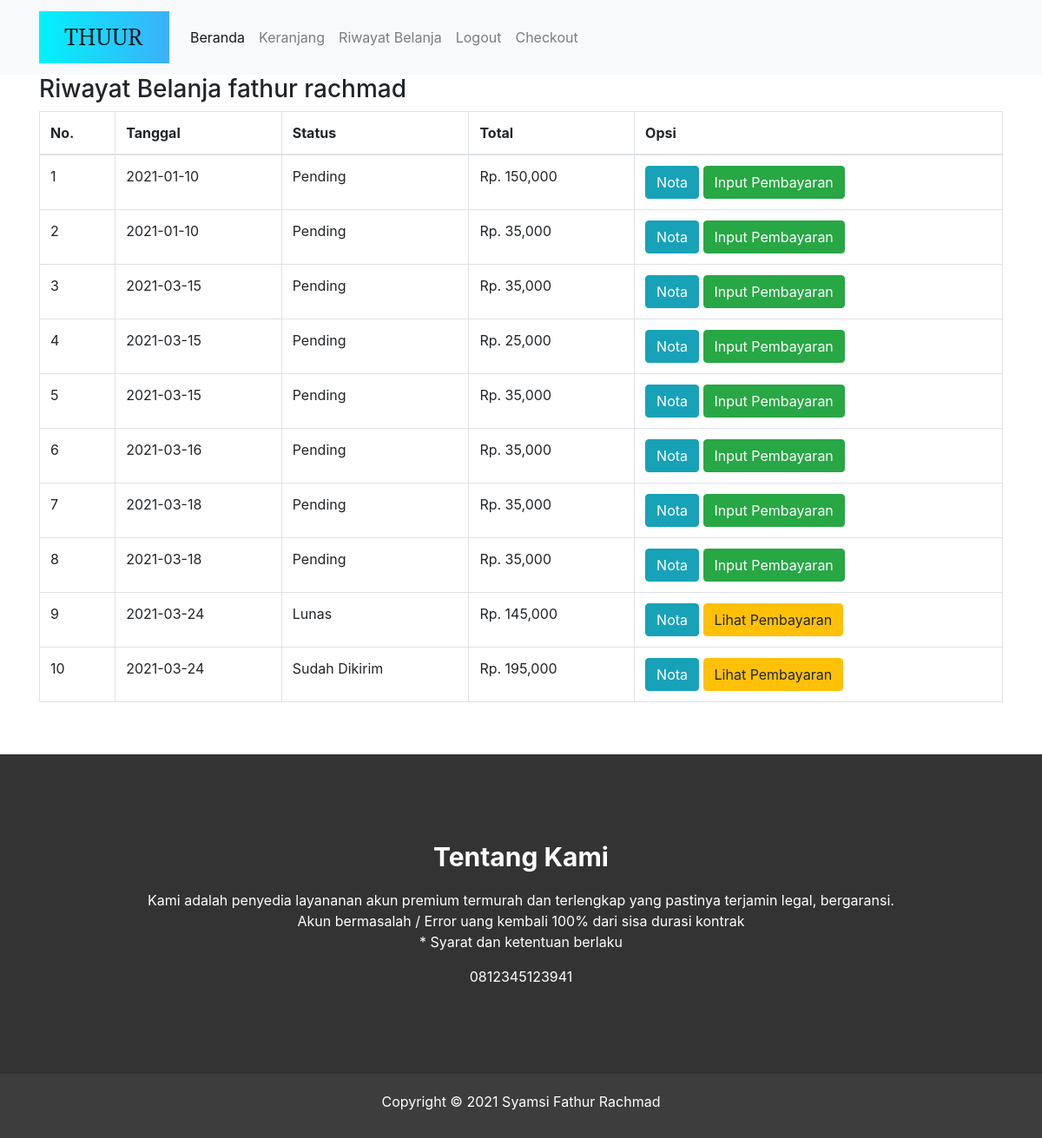
Page /riwayat.php (signed in) on the committed database.
### tables this page shows
CREATE TABLE `pembelian` (
  `id_pembelian` int(11) NOT NULL,
  `id_pelanggan` int(11) NOT NULL,
  `tanggal` date NOT NULL,
  `total` int(11) NOT NULL,
  `status_pembelian` varchar(100) NOT NULL DEFAULT 'Pending'
);

### riwayat.php (the view, shortened to what this page needs)
<?php
include 'koneksi.php';
?>
<!DOCTYPE html>
<html lang="en">
<head>
	<link rel="stylesheet" href="admin/assets/css/bootstrap.css">
	<link rel="stylesheet" href="style.css">
</head>
<body>
	<?php include "menu.php" ?>
	<section class="riwayat">
		<div class="container">
			<h3> Riwayat Belanja <?php echo $_SESSION["pelanggan"]["nama_lengkap"] ?> </h3>
			<table class="table table-bordered">
				<thead>
					<tr>
						<th>No.</th>
						<th>Tanggal</th>
						<th>Status</th>
						<th>Total</th>
						<th>Opsi</th>
					</tr>
				</thead>
				<tbody>
					<?php
					$nomor=1;
					$id_pelanggan = $_SESSION["pelanggan"]["id_pelanggan"];
					$ambil = $koneksi->query("SELECT * FROM pembelian WHERE id_pelanggan='$id_pelanggan'");
					while ($pecah = $ambil->fetch_assoc()) {
					?>
					<tr>
						<td><?php echo $nomor; ?></td>
						<td><?php echo $pecah["tanggal"] ?></td>
						<td><?php echo $pecah["status_pembelian"] ?></td>
						<td>Rp. <?php echo number_format($pecah["total"]) ?></td>
						<td>
							<a href="nota.php?id=<?php echo $pecah["id_pembelian"] ?>" class="btn btn-info">Nota</a>
							<?php if ($pecah['status_pembelian']=="Pending"): ?>
							<a href="pembayaran.php?id=<?php echo $pecah["id_pembelian"] ?>" class="btn btn-success">Input Pembayaran</a>
							<?php else: ?>
								<a href="lihat_pembayaran.php?id=<?php echo $pecah["id_pembelian"] ?>" class="btn btn-warning">Lihat Pembayaran</a>
							<?php endif ?>
						</td>
					</tr>
					<?php $nomor++; ?>
					<?php } ?>
				</tbody>
			</table>
		</div>
	</section>
    <?php include "footer.php" ?>
    <div class="copyright">
        Copyright © 2021 Syamsi Fathur Rachmad
    </div>
</body>
</html>

### style.css (style rules this page uses)
.copyright { padding: 20px 20px 30px; text-align: center; font-size: 16px; background: #3d3d3d; color: #fffefe; }

### rows in the picture
pembelian: tanggal "2021-01-10", status_pembelian "Pending", total "150,000"
pembelian: tanggal "2021-01-10", status_pembelian "Pending", total "35,000"
pembelian: tanggal "2021-03-15", status_pembelian "Pending", total "35,000"
pembelian: tanggal "2021-03-15", status_pembelian "Pending", total "25,000"
pembelian: tanggal "2021-03-15", status_pembelian "Pending", total "35,000"
pembelian: tanggal "2021-03-16", status_pembelian "Pending", total "35,000"
pembelian: tanggal "2021-03-18", status_pembelian "Pending", total "35,000"
pembelian: tanggal "2021-03-18", status_pembelian "Pending", total "35,000"
pembelian: tanggal "2021-03-24", status_pembelian "Lunas", total "145,000"
pembelian: tanggal "2021-03-24", status_pembelian "Sudah Dikirim", total "195,000"

### other values in the picture
$_SESSION["pelanggan"]["nama_lengkap"] "fathur rachmad"
